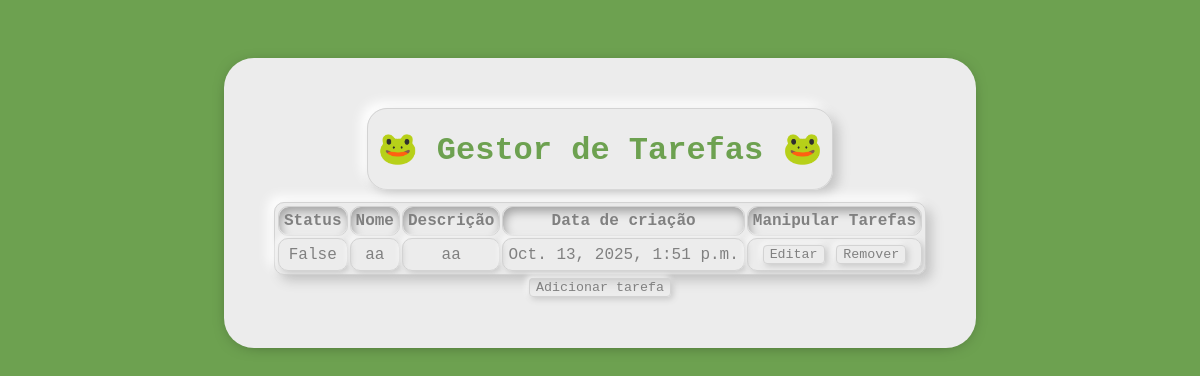
Page /tarefas/ on the committed database.
### tarefas/models.py (models this page shows, shortened)
class tarefaModels(models.Model):
    status = models.BooleanField(default=False)
    nome = models.CharField(max_length=67)
    descricao = models.TextField(null=True, blank=True )
    dataDeCricao = models.DateTimeField(auto_now_add=True)

### tarefas/views.py (the view)
# urls.py: path('tarefas/', include('tarefas.urls')),
def tarefas(request):
    context={
        'tarefas':tarefaModels.objects.all()
    }
    return render(request,'index.html',context)

### tarefas/templates/index.html (shortened to what this page needs)
{% load static %}    <!DOCTYPE html>
<html lang="en">
<head>
    <link rel="stylesheet" href="{% static 'global.css' %}">
    <link rel="stylesheet" href="{% static 'home/home.css' %}">
</head>
<body>
<div class="wrapper">
    <div class="wrapper2">
        <h1 style="color: #6da150;">
            🐸 Gestor de Tarefas 🐸
        </h1>
    </div>
    <table border="1" style="padding: 1px;">
        <thead>
            <th>Status</th>
            <th>Nome</th>
            <th>Descrição</th>
            <th>Data de criação</th>
            <th>Manipular Tarefas</th>
        </thead>
        <tbody>
            {% for tarefa in tarefas %}
                <tr>
                    <td>{{tarefa.status}}</td>
                    <td>{{tarefa.nome}}</td>
                    <td>{{tarefa.descricao}}</td>
                    <td>{{tarefa.dataDeCricao}}</td>
                    <td>
                        <button>
                            <a href="">Editar</a>
                        </button>
                        <button>
                            <a href="{% url "tarefas:remover" tarefa.id %}">Remover</a>
                        </button>
                    </td>
                </tr>
            {% endfor %}
        </tbody>
    </table>
    <div class="button-wrapper">
        <button class="add"><a href="{% url "tarefas:adicionar" %}">Adicionar tarefa</a></button>
    </div>
</div>
</body>
</html>

### tarefas/static/global.css (style rules this page uses)
* { font-family: "Monaspace Neon", ui-monospace, SFMono-Regular, SF Mono, Menlo, Consolas, Liberation Mono, monospace ; }
body { display:flex; justify-content: center; background-color: #6da150; }
a { color: gray; text-decoration: none; }
button { color: gray; cursor: pointer; background-color: rgba(255, 255, 255, 0); margin: 1px; border-style: solid; border-color: rgb(211, 211, 211); border-radius: 4px; border-width: 1px; box-shadow: 2px 2px 6px #c5c5c5, -2px -2px 6px #ffffff; transition: 0.5s; }
.wrapper { margin-top: 50px; display: block; background-color: rgb(236, 236, 236); padding: 50px; border-radius: 30px; box-shadow: 0px 2px 20px -12px #000; }
.wrapper h1 { color: #6da150; display: flex; align-items: center; }
.wrapper2 { height: 60px; display: flex; align-items: center; justify-self: center; padding: 10px; border-radius: 20px; border-style: solid; border-color: rgb(211, 211, 211); border-width: 0.5px; box-shadow: 6px 6px 12px #c5c5c5, -6px -6px 12px #ffffff; }
table { box-shadow: 6px 6px 12px #c5c5c5, -6px -6px 12px #ffffff; margin-top: 12px; width: 100%; border-radius: 10px; border-style: solid; border-color: rgb(211, 211, 211); }
th { padding: 5px; border-radius: 10px; border-style: solid; border-color: rgb(211, 211, 211); box-shadow: inset 2px 5px 10px rgba(0,0,0,0.3); border-style: solid; color: gray; }
td { text-align: center; border-radius: 10px; border-style: solid; border-color: rgb(211, 211, 211); padding: 5px; box-shadow: 2px 2px 6px #c5c5c5, -2px -2px 6px #ffffff; color: gray; }

### tarefas/static/home/home.css (style rules this page uses)
.button-wrapper { margin-top: 2px; display: flex; justify-content: center; }

### rows in the picture
tarefaModels: status "False", nome "aa", descricao "aa", dataDeCricao "Oct. 13, 2025, 1:51 p.m."
